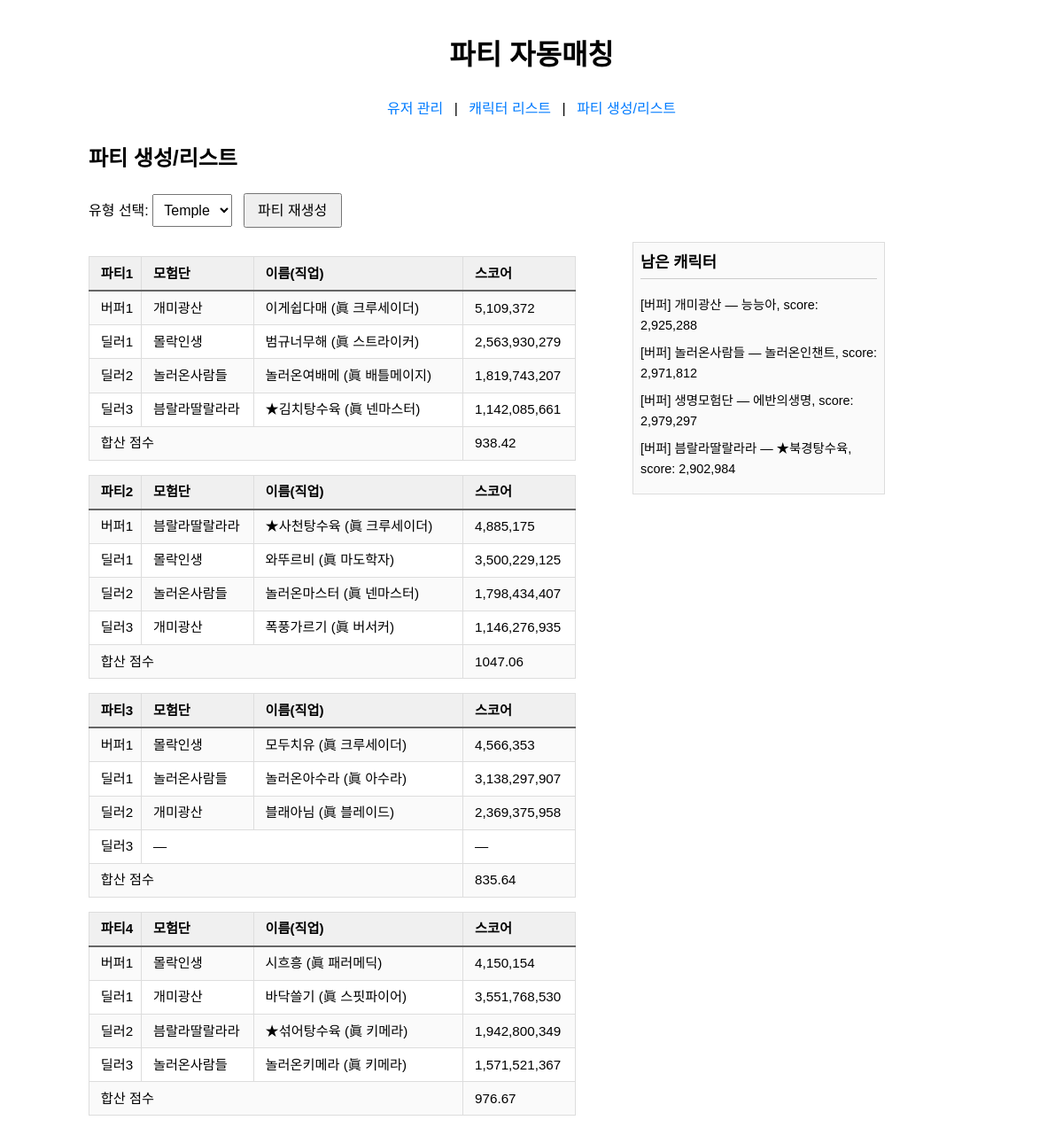
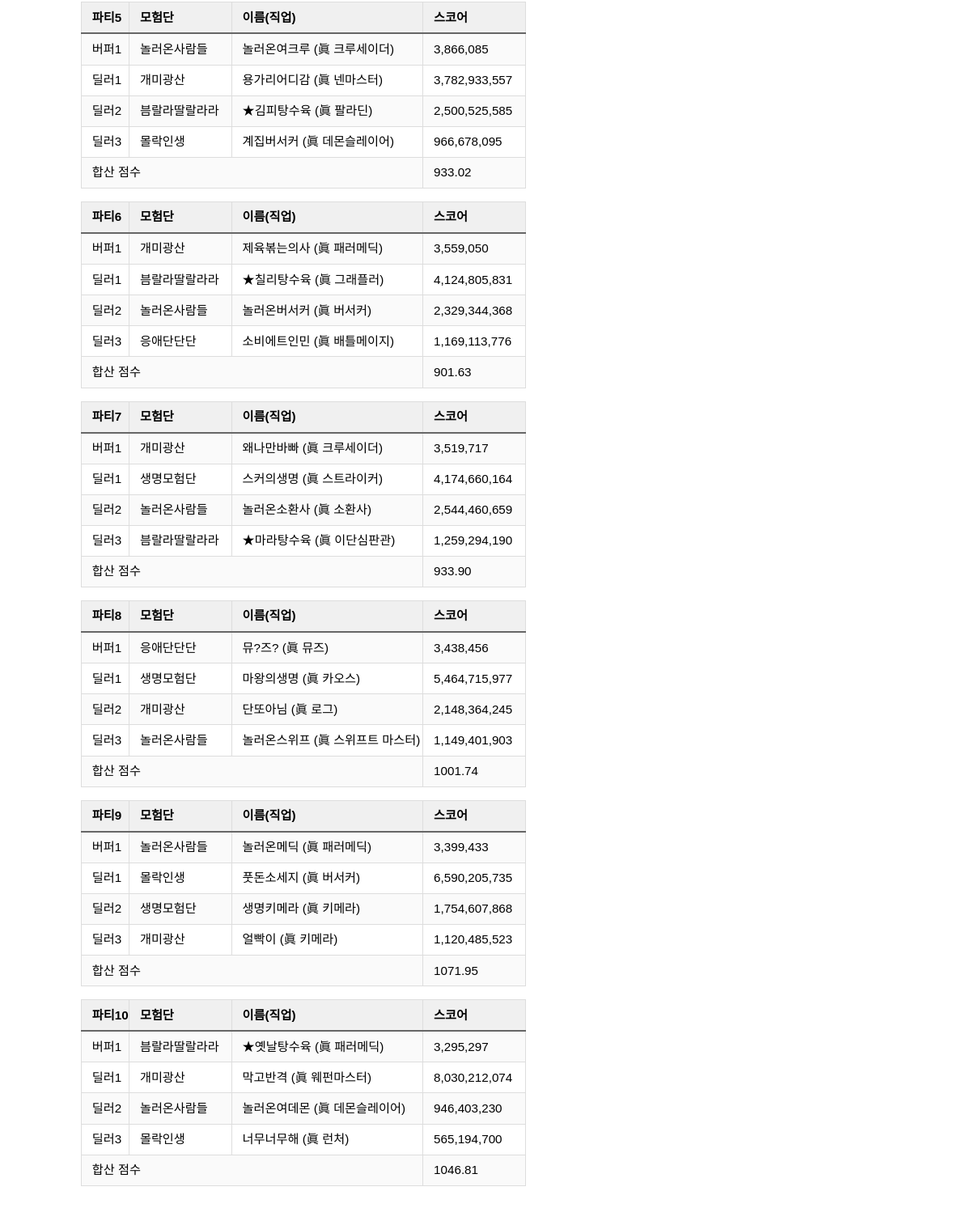
Page /party/ on the committed database (2 pictures, top to bottom).
### tables this page shows
CREATE TABLE "party" (
	"id"	INTEGER,
	"type"	TEXT,
	"buffer"	TEXT,
	"dealer1"	TEXT,
	"dealer2"	TEXT,
	"dealer3"	TEXT,
	"result"	NUMERIC,
	PRIMARY KEY("id" AUTOINCREMENT)
);

### uchsquad/blueprints/party.py (the view, shortened to what this page needs)
@party_bp.route('/', methods=['GET', 'POST'])
def list_and_generate():
    role = request.values.get('role', 'temple')
    conn = get_db_connection()
    rows = conn.execute(
        "SELECT buffer, dealer1, dealer2, dealer3, result "
        "FROM party WHERE type = ? ORDER BY id ASC",
        (role,)
    ).fetchall()
    parties = [{
        'buffer': json.loads(r['buffer']),
        'dealers': [
            json.loads(r['dealer1']) if r['dealer1'] else None,
            json.loads(r['dealer2']) if r['dealer2'] else None,
            json.loads(r['dealer3']) if r['dealer3'] else None,
        ],
        'result': r['result']
    } for r in rows]
    ab_rows = conn.execute(
        "SELECT character FROM abandonment WHERE type = ? ORDER BY id ASC",
        (role,)
    ).fetchall()
    abandoned = [json.loads(r['character']) for r in ab_rows]
    conn.close()
    return render_template(
        'party.html',
        selected=role,
        parties=parties,
        abandoned=abandoned
    )

### uchsquad/app.py (called while the page is built)
def get_db_connection():
    db_path = os.path.join(current_app.root_path, 'database', 'DB.sqlite')
    conn = sqlite3.connect(db_path)
    conn.row_factory = sqlite3.Row
    return conn

### uchsquad/templates/party.html (shortened to what this page needs)
{% extends 'base.html' %}
{% block content %}
  <h2>파티 생성/리스트</h2>
  <div style="margin-bottom:1rem;">
    <form method="get" action="" style="display:inline;">
      <label for="role-select">유형 선택:</label>
      <select id="role-select" name="role" onchange="this.form.submit()">
        <option value="temple" {% if selected=='temple' %}selected{% endif %}>Temple</option>
      </select>
    </form>
    <form method="post" action="" style="display:inline; margin-left:0.5rem;">
      <button type="submit">파티 재생성</button>
    </form>
  </div>
  {% if parties %}
    <div class="party-wrapper">
      <div class="party-list">
        {% for p in parties %}
          <table class="table-auto border">
            <colgroup>
              <col style="width: 7ch;">
              <col style="width: 15ch;">
              <col style="width: 28ch;">
              <col style="width: 15ch;">
            </colgroup>
            <thead class="bg-gray-100">
              <tr>
                <th>파티{{ loop.index }}</th>
                <th>모험단</th>
                <th>이름(직업)</th>
                <th>스코어</th>
              </tr>
            </thead>
            <tbody>
              <tr class="border-b">
                <td class="px-2 py-1">버퍼1</td>
                <td class="px-2 py-1 overflow-hidden text-ellipsis whitespace-nowrap">
                  {{ p.buffer.adventure }}
                </td>
                <td class="px-2 py-1 overflow-hidden text-ellipsis whitespace-nowrap">
                  {{ p.buffer.chara_name }} ({{ p.buffer.job }})
                </td>
                <td class="px-2 py-1 text-right">
                  {{ "{:,}".format(p.buffer.score) }}
                </td>
              </tr>
              {% for i in range(3) %}
                {% set d = p.dealers[i] %}
                <tr class="border-b">
                  <td class="px-2 py-1">딜러{{ i+1 }}</td>
                  {% if d %}
                    <td class="px-2 py-1 overflow-hidden text-ellipsis whitespace-nowrap">
                      {{ d.adventure }}
                    </td>
                    <td class="px-2 py-1 overflow-hidden text-ellipsis whitespace-nowrap">
                      {{ d.chara_name }} ({{ d.job }})
                    </td>
                    <td class="px-2 py-1 text-right">
                      {{ "{:,}".format(d.score) }}
                    </td>
                  {% else %}
                    <td class="px-2 py-1 text-center" colspan="2">—</td>
                    <td class="px-2 py-1">—</td>
                  {% endif %}
                </tr>
              {% endfor %}
              <tr class="bg-gray-100">
                <td colspan="3" class="px-2 py-1 font-semibold text-right">
                  합산 점수
                </td>
                <td class="px-2 py-1 text-right font-semibold">
                  {{ "{:.2f}".format(p.result) if p.result is not none else '—' }}
                </td>
              </tr>
            </tbody>
          </table>
        {% endfor %}
      </div>
      <div class="abandon-list">
        <h3>남은 캐릭터</h3>
        {% if abandoned %}
          <ul>
            {% for c in abandoned %}
              <li>
                [{{ '버퍼' if c.isbuffer else '딜러' }}]
                {{ c.adventure }} — {{ c.chara_name }},
                score: {{ "{:,}".format(c.score) }}
              </li>
            {% endfor %}
          </ul>
        {% else %}
          <p>남은 캐릭터가 없습니다.</p>
        {% endif %}
      </div>
    </div>
  {% else %}
    <div class="text-center text-gray-600 mt-8">
      해당 유형의 파티가 없습니다.<br>
      위에서 <strong>파티 재생성</strong> 버튼을 눌러주세요.
    </div>
  {% endif %}
{% endblock %}

### uchsquad/templates/base.html (shortened to what this page needs)
<!doctype html>
<html lang="ko">
<head>
  <link rel="stylesheet" href="{{ url_for('static', filename='style.css') }}">
</head>
<body>
  <header>
    <h1>파티 자동매칭</h1>
    <nav>
      <a href="{{ url_for('users.list_users') }}">유저 관리</a> |
      <a href="{{ url_for('characters.show_characters') }}">캐릭터 리스트</a> |
      <a href="{{ url_for('party.list_and_generate') }}">파티 생성/리스트</a>
    </nav>
  </header>
  <main>
    {% block content %}{% endblock %}
  </main>
</body>
</html>

### uchsquad/static/style.css (style rules this page uses)
body { font-family: sans-serif; max-width: 1000px; margin: 0 auto; padding: 1rem; line-height: 1.6; }
header { text-align: center; margin-bottom: 1.5rem; }
nav { margin-top: 0.5rem; }
nav a { margin: 0 0.5rem; text-decoration: none; color: #007bff; }
select { padding: 0.4rem 0.6rem; font-size: 0.9rem; }
button { padding: 0.4rem 0.8rem; font-size: 1rem; line-height: 1.2; cursor: pointer; margin-right: 0.25rem; }
.table, table { width: auto; border-collapse: collapse; font-size: 0.9rem; margin-top: 1rem; }
th, td { border: 1px solid #ddd; padding: 0.4rem 0.8rem; text-align: left; white-space: nowrap; }
thead th { background-color: #f0f0f0; border-bottom: 2px solid #666; }
tbody tr:nth-child(odd) { background-color: #fafafa; }
@media (min-width: 1024px) and (max-width: 1919px) { body { max-width: 1000px; padding: 1rem; } }
@media (min-width: 1024px) and (max-width: 1919px) { button { padding: 0.5rem 0.9rem; font-size: 1rem; margin-right: 0.4rem; } }
@media (min-width: 1024px) and (max-width: 1919px) { select { padding: 0.5rem; font-size: 1rem; } }
@media (min-width: 1024px) and (max-width: 1919px) { table { font-size: 0.95rem; } }

### uchsquad/templates/party.html (style rules this page uses)
.party-wrapper { display: flex; align-items: flex-start; gap: 2rem; }
.party-list { flex: 0 0 auto; }
.party-list table { width: 65ch; table-layout: fixed; margin-bottom: 1rem; }
.abandon-list { flex: 0 0 30ch; margin-left: 2rem; position: sticky; top: 1rem; max-height: calc(100vh - 6rem); overflow-y: auto; padding: 0.5rem; border: 1px solid #ddd; background: #fafafa; }
.abandon-list h3 { margin-top: 0; font-size: 1.1rem; border-bottom: 1px solid #ccc; padding-bottom: 0.25rem; }
.abandon-list ul { list-style: none; padding: 0; margin: 0.5rem 0; }
.abandon-list li { margin-bottom: 0.5rem; font-size: 0.9rem; }

### rows in the picture
party: buffer.adventure "개미광산", buffer.chara_name "이게쉽다매", buffer.job "眞 크루세이더", buffer.score "5,109,372", i "1" "2" "3", adventure "몰락인생" "놀러온사람들" "븜랄라딸랄라라", chara_name "범규너무해" "놀러온여배메" "★김치탕수육", job "眞 스트라이커" "眞 배틀메이지" "眞 넨마스터", score "2,563,930,279" "1,819,743,207" "1,142,085,661", result "938.42"
party: buffer.adventure "븜랄라딸랄라라", buffer.chara_name "★사천탕수육", buffer.job "眞 크루세이더", buffer.score "4,885,175", i "1" "2" "3", adventure "몰락인생" "놀러온사람들" "개미광산", chara_name "와뚜르비" "놀러온마스터" "폭풍가르기", job "眞 마도학자" "眞 넨마스터" "眞 버서커", score "3,500,229,125" "1,798,434,407" "1,146,276,935", result "1047.06"
party: buffer.adventure "몰락인생", buffer.chara_name "모두치유", buffer.job "眞 크루세이더", buffer.score "4,566,353", i "1" "2" "3", adventure "놀러온사람들" "개미광산", chara_name "놀러온아수라" "블래아님", job "眞 아수라" "眞 블레이드", score "3,138,297,907" "2,369,375,958", result "835.64"
party: buffer.adventure "몰락인생", buffer.chara_name "시흐흥", buffer.job "眞 패러메딕", buffer.score "4,150,154", i "1" "2" "3", adventure "개미광산" "븜랄라딸랄라라" "놀러온사람들", chara_name "바닥쓸기" "★섞어탕수육" "놀러온키메라", job "眞 스핏파이어" "眞 키메라" "眞 키메라", score "3,551,768,530" "1,942,800,349" "1,571,521,367", result "976.67"
party: buffer.adventure "놀러온사람들", buffer.chara_name "놀러온여크루", buffer.job "眞 크루세이더", buffer.score "3,866,085", i "1" "2" "3", adventure "개미광산" "븜랄라딸랄라라" "몰락인생", chara_name "용가리어디감" "★김피탕수육" "계집버서커", job "眞 넨마스터" "眞 팔라딘" "眞 데몬슬레이어", score "3,782,933,557" "2,500,525,585" "966,678,095", result "933.02"
party: buffer.adventure "개미광산", buffer.chara_name "제육볶는의사", buffer.job "眞 패러메딕", buffer.score "3,559,050", i "1" "2" "3", adventure "븜랄라딸랄라라" "놀러온사람들" "응애단단단", chara_name "★칠리탕수육" "놀러온버서커" "소비에트인민", job "眞 그래플러" "眞 버서커" "眞 배틀메이지", score "4,124,805,831" "2,329,344,368" "1,169,113,776", result "901.63"
party: buffer.adventure "개미광산", buffer.chara_name "왜나만바빠", buffer.job "眞 크루세이더", buffer.score "3,519,717", i "1" "2" "3", adventure "생명모험단" "놀러온사람들" "븜랄라딸랄라라", chara_name "스커의생명" "놀러온소환사" "★마라탕수육", job "眞 스트라이커" "眞 소환사" "眞 이단심판관", score "4,174,660,164" "2,544,460,659" "1,259,294,190", result "933.90"
party: buffer.adventure "응애단단단", buffer.chara_name "뮤?즈?", buffer.job "眞 뮤즈", buffer.score "3,438,456", i "1" "2" "3", adventure "생명모험단" "개미광산" "놀러온사람들", chara_name "마왕의생명" "단또아님" "놀러온스위프", job "眞 카오스" "眞 로그" "眞 스위프트 마스터", score "5,464,715,977" "2,148,364,245" "1,149,401,903", result "1001.74"
party: buffer.adventure "놀러온사람들", buffer.chara_name "놀러온메딕", buffer.job "眞 패러메딕", buffer.score "3,399,433", i "1" "2" "3", adventure "몰락인생" "생명모험단" "개미광산", chara_name "풋돈소세지" "생명키메라" "얼빡이", job "眞 버서커" "眞 키메라" "眞 키메라", score "6,590,205,735" "1,754,607,868" "1,120,485,523", result "1071.95"
party: buffer.adventure "븜랄라딸랄라라", buffer.chara_name "★옛날탕수육", buffer.job "眞 패러메딕", buffer.score "3,295,297", i "1" "2" "3", adventure "개미광산" "놀러온사람들" "몰락인생", chara_name "막고반격" "놀러온여데몬" "너무너무해", job "眞 웨펀마스터" "眞 데몬슬레이어" "眞 런처", score "8,030,212,074" "946,403,230" "565,194,700", result "1046.81"

### other values in the picture
{{ '버퍼' if c.isbuffer else '딜러' }} "버퍼" "버퍼" "버퍼" "버퍼"
{{ c.adventure }} "개미광산" "놀러온사람들" "생명모험단" "븜랄라딸랄라라"
{{ c.chara_name }} "능능아" "놀러온인챈트" "에반의생명" "★북경탕수육"
{{ "{:,}".format(c.score) }} "2,925,288" "2,971,812" "2,979,297" "2,902,984"
